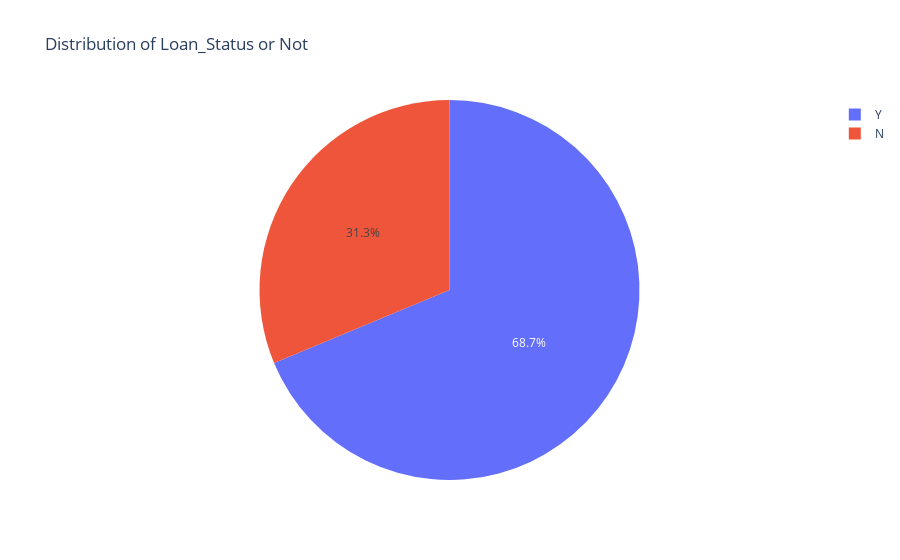

Notebook source saved alongside this figure:
### Code cell
# Y    422
# N    192

labels = ["Y", "N"]  
values = (422, 192)
plt.figure(figsize=(12,8))
# Create the pie chart
fig = px.pie(
    values=values,  
    names=labels,   
    title="Distribution of Loan_Status or Not", 
)

# Display the chart
fig.show()

### Figure 1 — Plotly figure (JSON) as saved in the notebook; plotly's stock layout.template omitted (floating-point values rounded to 4 significant figures)
{"data": [{"domain": {"x": [0, 1], "y": [0, 1]}, "hovertemplate": "label=%{label}<br>value=%{value}<extra></extra>", "labels": ["Y", "N"], "legendgroup": "", "name": "", "showlegend": true, "type": "pie", "values": [422, 192]}], "layout": {"legend": {"tracegroupgap": 0}, "title": {"text": "Distribution of Loan_Status or Not"}}}
